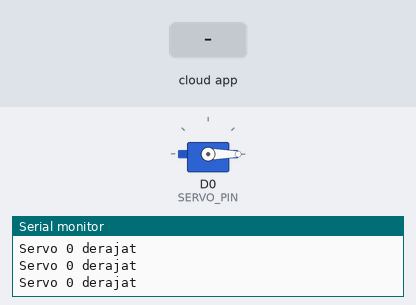
Bench run of a sketch on a simulated ESP8266 (NodeMCU). On the bench: servo, the last lines printed to the serial monitor. Inputs (shaded band) come from the test bench. WiFi joins after 1.5 s; servers stay silent unless stated; the Firebase database answers and starts empty.

Above: at 2.7 s.
2.8 s: the phone or cloud app sets switch1 to 1
At 3.4 s:
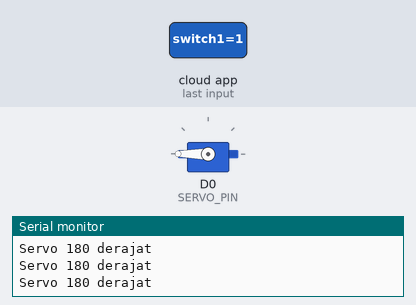
4.3 s: the phone or cloud app sets switch1 to 0
At 4.6 s:
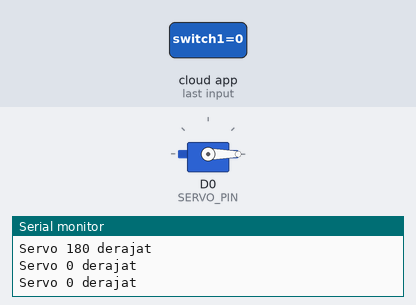
Timing chart, 0 to 7.3 s (numbered marks = the images above; inputs shaded):
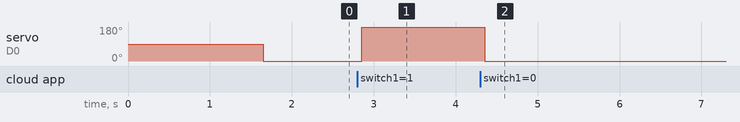

The sketch:

Modul11_Servo.ino
```cpp
// MODUL 11 - Kendali Aktuator Presisi (Motor Servo)
// Library ESP8266 WiFi, Firebase ESP8266, dan Servo
#include <ESP8266WiFi.h>
#include <FirebaseESP8266.h>
#include <Servo.h>

#define SERVO_PIN D0

#define WIFI_SSID "SSID_WIFI"
#define WIFI_PASSWORD "PASS_WIFI"
#define DATABASE_URL "project_id.firebaseio.com"
#define API_KEY "database_secret"

FirebaseData fbdo;                     // Firebase objek
Servo servo;                           // Servo objek
String user = "user_id";               // Nama pengguna pada Aplikasi IoT

void setup() {
  Serial.begin(115200);
  servo.attach(SERVO_PIN);

  WiFi.begin(WIFI_SSID, WIFI_PASSWORD);
  Serial.print("Connecting to Wi-Fi");
  while (WiFi.status() != WL_CONNECTED) {
    Serial.print(".");
    delay(300);
  }
  Serial.println();
  Serial.print("Connected with IP: ");
  Serial.println(WiFi.localIP());
  Serial.println();
  Serial.printf("Firebase Client v%s\n\n", FIREBASE_CLIENT_VERSION);
  Firebase.begin(DATABASE_URL, API_KEY);
  Firebase.reconnectWiFi(true);
}

void loop() {
  // switch1 true -> servo ke 180 derajat, false -> servo ke 0 derajat
  if (Firebase.getString(fbdo, "/" + user + "/switch1")) {
    if (fbdo.to<bool>() == true) {
      servo.write(180);
      Serial.println("Servo 180 derajat");
    } else {
      servo.write(0);
      Serial.println("Servo 0 derajat");
    }
  }
}
```

Measured:
- after the input at 2.8 s, servo on D0 (SERVO_PIN): 0° → 180° after 0.06 s
- after the input at 4.3 s, servo on D0 (SERVO_PIN): 180° → 0° after 0.06 s
